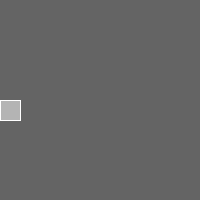
Frame 1 (no input)
Frame 60 (the mouse pressed at the canvas centre just before this capture): identical to frame 1, image omitted
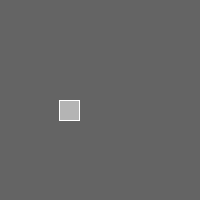
Frame 120 (the mouse held since frame 60 and released just before this capture)

The Processing sketch that drew these frames (run headless with seeded random() and noise(); from frame 60 on, the mouse is pressed at the canvas centre):

// Processing sketch: Aufgabe3_21
// ── Aufgabe3_21.pde
int rectX = 0;
boolean start = false;
void setup () 
{
   size (200, 200); 
} 
void draw () 
{
   background (100);
   stroke (255);
   fill (180);
   rect (rectX, 100, 20, 20);
   
   if(rectX <100&&start==true)// Würfel von links nach rechts
   {
   rectX++;
   }
}

void mousePressed ()  //Wenn Maustaste links gedrückt
{
   start=true;
}
